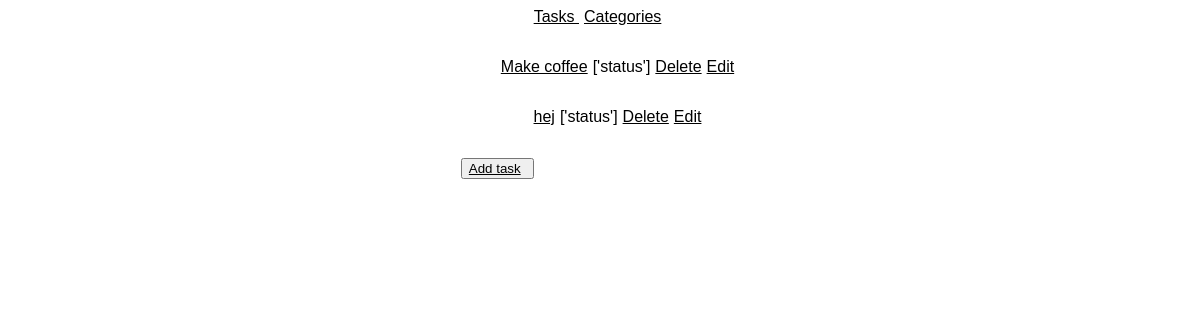
/task/all, run on an earlier commit of the app's database.
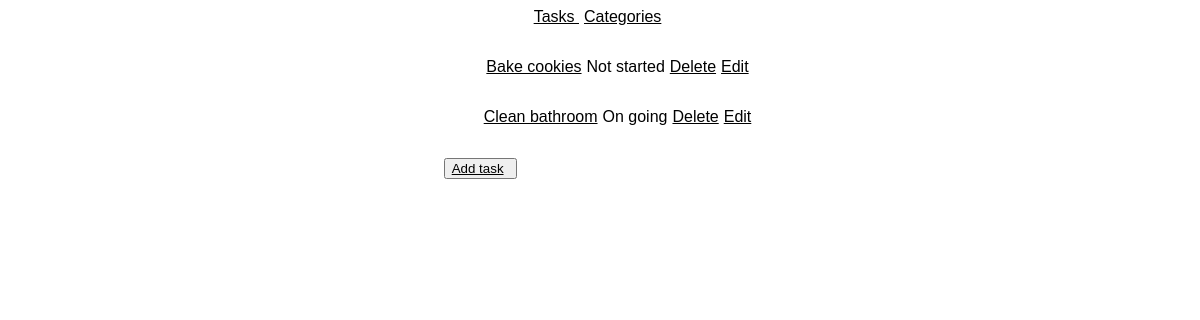
And on a later commit of the database.
### tasks/models.py (models this page shows, shortened)
class Task(models.Model):
    not_started = "NS"
    on_going = "OG"
    completed = "C"
    STATUS = (
        (not_started, "Not started"),
        (on_going, "On going"),
        (completed, "Completed")
    )
    description = models.CharField(max_length=200)
    category = models.ForeignKey(Category, on_delete=models.CASCADE)
    start = models.DateField("Start date")  # add default?
    deadline = models.DateField("Deadline")  # add default?
    estimated_duration = models.IntegerField(default=0)
    actual_duration = models.IntegerField(default=0)
    status = models.CharField(
        max_length=2, choices=STATUS, default=not_started)

### tasks/views.py (the view)
# urls.py: path('task/all', views.show_tasks, name='all tasks'),
def show_tasks(request):
    tasks = Task.objects.all()
    return render(request, 'all_tasks.html', {'tasks': tasks})

### tasks/templates/all_tasks.html (shortened to what this page needs)
{% include "header.html" %}
<div>
    <ul>
        {% for task in tasks %}
        <li>
            <a href="{% url 'single task' task.id %}">{{ task.description }}</a>
            <p>{{ task.get_status_display }}</p>
            <a href="{% url 'remove task' task.id %}">Delete</a>
            <a href="{% url 'update task' task.id %}">Edit</a>
        </li>
        {% endfor %}
    </ul>
    <button><a href="{% url 'add task'%}">Add task</a></button>
</div>
{% include "footer.html" %}

### tasks/templates/header.html (shortened to what this page needs)
<!DOCTYPE html>
<html lang="en">
<head>
    {% load static %}
    <link rel="stylesheet" href="{% static 'css/base.css' %}">
</head>
<body>
    <header>
        <nav>
            <a href="{% url 'all tasks' %}">
                Tasks
            </a>
            <a href="{% url 'all categories' %}">
                Categories
            </a>
        </nav>
    </header>

### tasks/templates/footer.html
</body>
</html>

### tasks/static/css/base.css (style rules this page uses)
body { display: flex; flex-direction: column; align-items: center; font-family: sans-serif; color: black; }
ul { list-style-type: none; display: flex; flex-direction: column; justify-content: center; align-items: center; }
ul li { display: flex; align-items: center; }
p, a { margin-right: 5px; }
a { color: black; }

What changed in the data, as far as the page shows it:
removed Task: description "hej", status "['status']"
changed Task: description "Make coffee" → "Bake cookies"; status "['status']" → "Not started"
added Task: description "Clean bathroom", status "On going"
